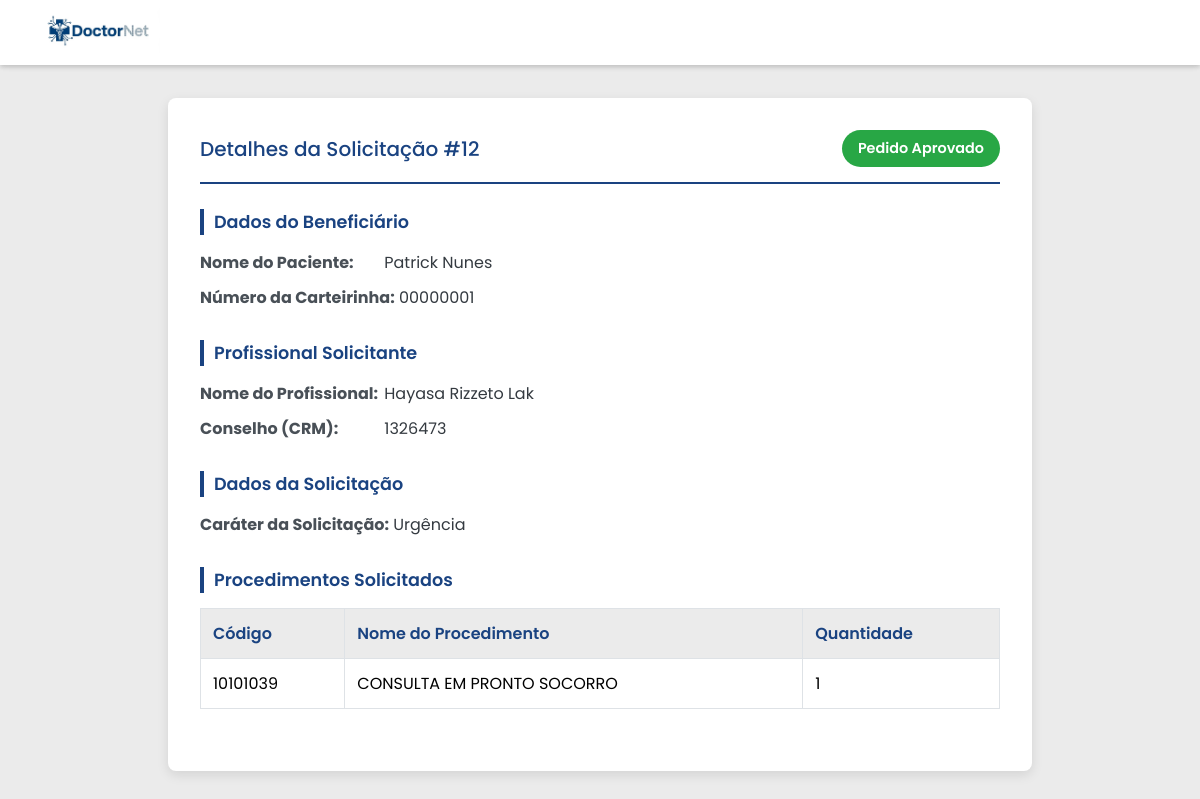
/autorizacao/12 (signed in), run on the app's committed database.
### DoctorNet_app/models.py (models this page shows, shortened)
class Solicitacao(models.Model):
    paciente = models.ForeignKey(Beneficiario, on_delete=models.PROTECT)
    profissional_solicitante = models.ForeignKey(ProfissionalSolicitante, on_delete=models.PROTECT)
    executante = models.ForeignKey(Executante, on_delete=models.PROTECT)
    credenciado = models.ForeignKey(User, on_delete=models.PROTECT )
    class CaraterSolicitacao(models.TextChoices):
        URGENTE = 'URG', 'Urgência'
        ELETIVO = 'ELE', 'Eletivo'
    carater_solicitacao = models.CharField('Caráter de Solicitação', max_length = 3, choices = CaraterSolicitacao.choices)
    class Status(models.TextChoices):
        APROVADO = 'APV', 'Pedido Aprovado'
        ANALISE = 'ANA', 'Em Análise'
        PENDENTE = 'PEN', 'Pendência'
        NEGADO = 'NEV', 'Negado'
    status = models.CharField('Status do Pedido', max_length = 3, choices = Status.choices)
    data_solicitacao = models.DateField(auto_now_add = True)
    indicacao = models.CharField('Indicação Clínica', max_length=500)
    numero_guia = models.CharField(max_length = 8, unique = True, blank = True)

class Beneficiario(models.Model):
    nome = models.CharField(max_length = 150)
    CPF = models.CharField(max_length = 11, unique = True)
    data_nascimento = models.DateField()
    carteirinha = models.CharField(max_length = 10, unique = True, blank = True, editable = False)

class ProfissionalSolicitante(models.Model):
    nome_profissional = models.CharField('Nome do Profissional Solicitante',max_length = 100)
    class Conselho(models.TextChoices):
        CRM = 'CRM', 'CRM'
        CRP = 'CRP', 'CRP'
        CRO = 'CRO', 'CRO'
        COREN = 'CRN', 'COREN'
    class UFConselho(models.TextChoices):
        Acre = 'AC', 'AC'
        Alagoas	= 'AL', 'AL'
        Amapá = 'AP', 'AP'
        Amazonas = 'AM', 'AM'
        Bahia = 'BA', 'BA'
        Ceará = 'CE', 'CE'
        Distrito_Federal = 'DF', 'DF'
        Espírito_Santo = 'ES', 'ES'
        Goiás = 'GO', 'GO'
        Maranhão = 'MA', 'MA'
        Mato_Grosso = 'MT', 'MT'
        Mato_Grosso_do_Sul = 'MS', 'MS'
        Minas_Gerais = 'MG', 'MG'
        Pará = 'PA', 'PA'
        Paraíba = 'PB', 'PB'
        Paraná = 'PR', 'PR'
        Pernambuco = 'PE', 'PE'
        Piauí = 'PI', 'PI'
        Rio_de_Janeiro = 'RJ', 'RJ'
        Rio_Grande_do_Norte = 'RN', 'RN'
        Rio_Grande_do_Sul = 'RS', 'RS'
        Rondônia = 'RO', 'RO'
        Roraima = 'RR', 'RR'
        Santa_Catarina = 'SC', 'SC'
        São_Paulo = 'SP', 'SP'
        Sergipe = 'SE', 'SE'
        Tocantins = 'TO', 'TO'
    tipo_conselho = models.CharField('Conselho do Profissional', max_length = 3, choices = Conselho.choices)
    UF_Conselho = models.CharField('UF do Conselho', max_length = 2, choices = UFConselho.choices)
    codigo = models.CharField('Código do Profissional Solicitante', max_length = 20, unique = True)
    cbos = models.ForeignKey(CBOs, on_delete=models.PROTECT)

class ItemSolicitacao(models.Model):
    solicitacao = models.ForeignKey(Solicitacao, related_name='itens', on_delete=models.CASCADE)
    procedimento = models.ForeignKey(Procedimento, on_delete=models.CASCADE)
    quantidade = models.PositiveIntegerField()

class Procedimento(models.Model):
    codigo_procedimento = models.CharField("Código do procedimento", max_length = 8, unique = True)
    nome = models.CharField("Nome", max_length = 250)
    quantidade_procedimento = models.CharField("Quantidade", max_length = 2)
    class Categoria(models.TextChoices):
        IMAGEM = 'IMG', 'Exame de Imagem'
        LABORATORIAL = 'LAB', 'Exame Laboratorial'
        CONSULTA = 'CON', 'Consulta Médica'
        TERAPIA = 'TER', 'Terapia'
        PEQUENA_CIRURGIA = 'PQN', 'Pequena Cirurgia'
        OUTRO = 'OUT', 'Outro'
    categoria = models.CharField("Categoria", max_length = 3, choices = Categoria.choices)

### DoctorNet_app/views.py (the view)
# urls.py: path('autorizacao/<int:id>', views.detalhes_autorizada, name='detalhes_autorizada')
@login_required
def detalhes_autorizada(request, id):
    solicitacao_obj = get_object_or_404(Solicitacao, pk=id)
    context = {
        'detalhes_autorizada': solicitacao_obj
    }
    return render(request, 'detalhes_autorizada.html', context)

### DoctorNet_app/templates/detalhes_autorizada.html
{% extends 'base.html' %}
{% block conteudo %}
{% load static %}
<nav class="navbar">
    <div class="navbar-logo">
        <img src="{%static 'DoctorNet_app/doctornetlogo.png'%}" alt="Logo da Empresa">
    </div>
</nav>
<div class="details-container">
    <div class="details-header">
        <h2>Detalhes da Solicitação #{{ detalhes_autorizada.id }}</h2>
        <span class="status-badge {% if detalhes_autorizada.status == 'APV' %}status-autorizada{% elif detalhes_autorizada.status == 'PEN' %}status-pendente{% elif detalhes_autorizada.status == 'ANA' %}status-analise{% else %}status-negada{% endif %}">
            {{ detalhes_autorizada.get_status_display }}
        </span>
    </div>
    <div class="details-section">
        <h3>Dados do Beneficiário</h3>
        <div class="detail-item">
            <strong>Nome do Paciente:</strong> {{ detalhes_autorizada.paciente.nome }}
        </div>
        <div class="detail-item">
            <strong>Número da Carteirinha:</strong> {{ detalhes_autorizada.paciente.carteirinha }}
        </div>
    </div>
    <div class="details-section">
        <h3>Profissional Solicitante</h3>
        <div class="detail-item">
            <strong>Nome do Profissional:</strong> {{ detalhes_autorizada.profissional_solicitante.nome_profissional }}
        </div>
        <div class="detail-item">
            <strong>Conselho ({{ detalhes_autorizada.profissional_solicitante.tipo_conselho }}):</strong> {{ detalhes_autorizada.profissional_solicitante.codigo }}
        </div>
    </div>
    <div class="details-section">
        <h3>Dados da Solicitação</h3>
        <div class="detail-item">
            <strong>Caráter da Solicitação:</strong> {{ detalhes_autorizada.get_carater_solicitacao_display }}
        </div>
    </div>
    <div class="details-section">
        <h3>Procedimentos Solicitados</h3>
        <table class="procedimentos-table">
            <thead>
                <tr>
                    <th>Código</th>
                    <th>Nome do Procedimento</th>
                    <th>Quantidade</th>
                </tr>
            </thead>
            <tbody>
                {% for item in detalhes_autorizada.itens.all %}
                <tr>
                    <td>{{ item.procedimento.codigo_procedimento }}</td>
                    <td>{{ item.procedimento.nome }}</td>
                    <td>{{ item.quantidade }}</td>
                </tr>
                {% endfor %}
            </tbody>
        </table>
    </div>
</div>
{% endblock conteudo %}

### DoctorNet_app/templates/base.html (shortened to what this page needs)
<!DOCTYPE html>
<html lang="pt-BR">
<head>
    {%load static%}
    <link rel="stylesheet" href="{% static 'DoctorNet_app/style.css' %}">
</head>
<body>
    <nav class="navbar">
    <div class="navbar-logo">
    </div>
</nav>
    {%block conteudo%}
    {%endblock conteudo%}
</body>
</html>

### DoctorNet_app/static/DoctorNet_app/style.css (style rules this page uses)
body { background-color: rgb(235, 235, 235); padding-top: 65px; }
h2 { color: #1a4381; font-family: 'Poppins', sans-serif; font-weight: 500; font-size: 1.25rem; }
.navbar { background-color: #ffffff; box-shadow: 0 2px 5px rgba(0, 0, 0, 0.1); padding: 10px 40px; position: fixed; top: 0; left: 0; width: 100%; z-index: 1000; display: flex; align-items: center; height: 65px; box-sizing: border-box; }
.navbar-logo img { height: 45px; width: auto; }
.details-container { max-width: 800px; margin: 25px auto; padding: 32px; background-color: #ffffff; border-radius: 8px; box-shadow: 0 4px 12px rgba(0, 0, 0, 0.1); font-family: 'Poppins', sans-serif; }
.details-header { display: flex; justify-content: space-between; align-items: center; border-bottom: 2px solid #1a4381; padding-bottom: 15px; margin-bottom: 25px; }
.details-header h2 { margin: 0; }
.status-badge { padding: 8px 16px; border-radius: 20px; font-weight: 600; font-size: 0.9rem; color: white; }
.status-autorizada { background-color: #28a745; }
.details-section { margin-bottom: 30px; }
.details-section h3 { color: #1a4381; font-weight: 600; margin-bottom: 15px; font-size: 1.1rem; border-left: 4px solid #1a4381; padding-left: 10px; }
.detail-item { margin-bottom: 10px; font-size: 1rem; color: #343a40; }
.detail-item strong { color: #495057; display: inline-block; min-width: 180px; }
.procedimentos-table { width: 100%; border-collapse: collapse; margin-top: 15px; }
.procedimentos-table th, .procedimentos-table td { border: 1px solid #dee2e6; padding: 12px; text-align: left; }
.procedimentos-table th { background-color: rgb(235, 235, 235); color: #1a4381; font-weight: 600; }

### data on the page
Solicitacao: id "12", status "Pedido Aprovado", paciente.nome "Patrick Nunes", paciente.carteirinha "00000001", profissional_solicitante.nome_profissional "Hayasa Rizzeto Lak", profissional_solicitante.tipo_conselho "CRM", profissional_solicitante.codigo "1326473", carater_solicitacao "Urgência"
ItemSolicitacao: procedimento.codigo_procedimento "10101039", procedimento.nome "CONSULTA EM PRONTO SOCORRO", quantidade "1"
